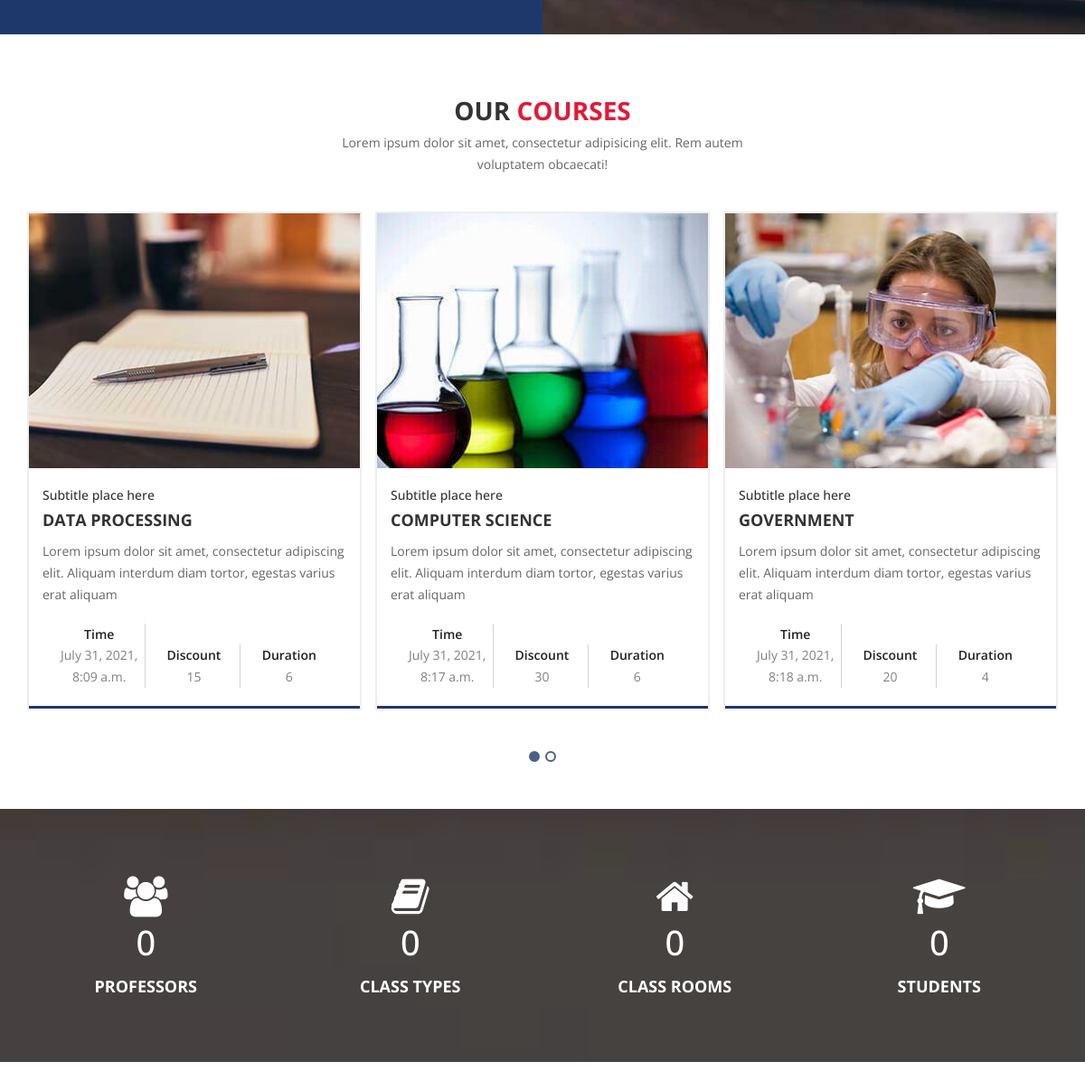
The app's page / (middle part), older data.
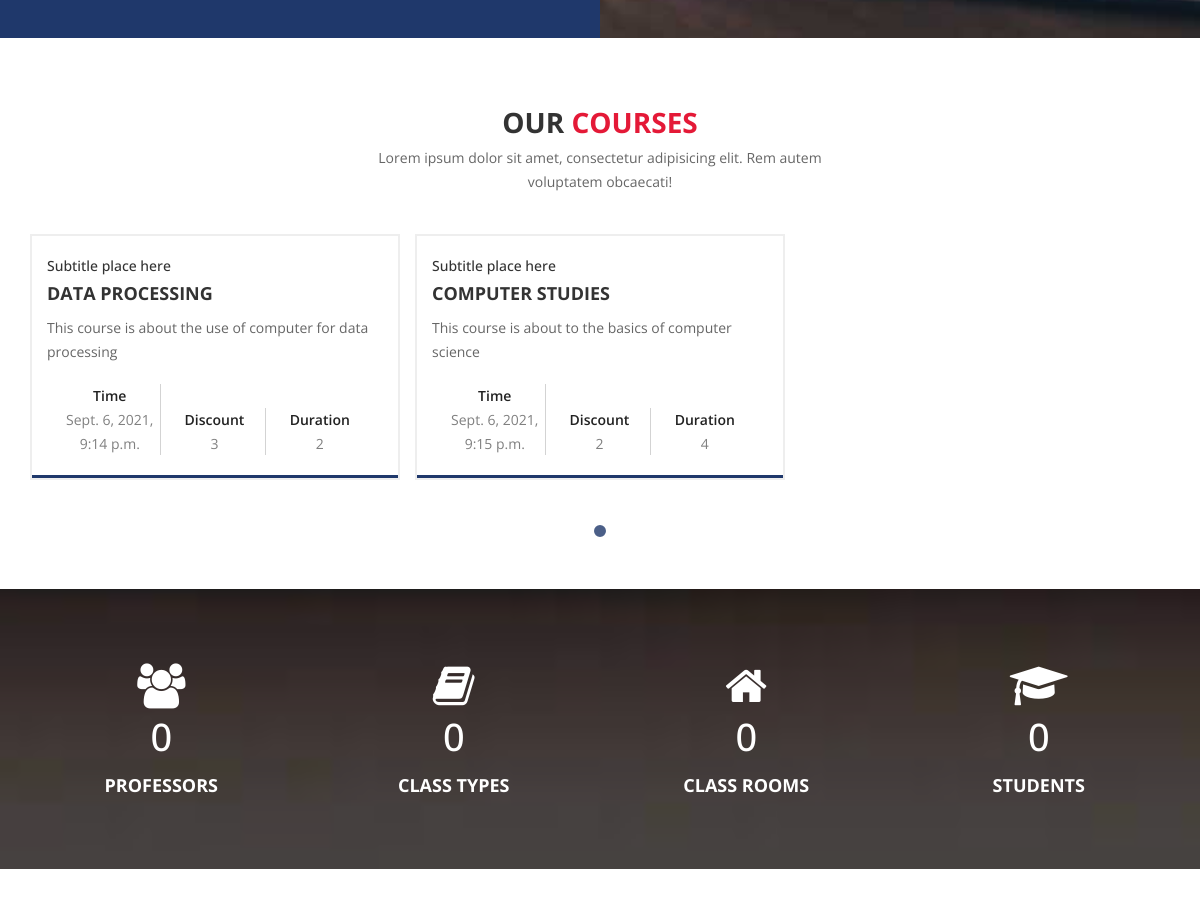
The same page, newer data.
### simplecourse/models.py (models this page shows, shortened)
class Course(models.Model):
    user = models.ForeignKey(
        get_user_model(),
        null=True,
        on_delete=DO_NOTHING
    )
    course_title = models.CharField(max_length=250,verbose_name="COURSE TITLE")
    course_date_created = models.DateTimeField(auto_now_add=True)
    course_image = models.ImageField(upload_to=user_directory_path)
    course_description = models.CharField(max_length=400)
    course_duration = models.IntegerField()
    course_discount = models.IntegerField()
    course_price =  models.IntegerField(default=100)
    def get_absolute_url(self):
        return reverse('course-detail', args=[str(self.id)])

### simplecourse/views/student.py (the view)
# urls.py: path('', student.home ),
def home(request):
    courses = Course.objects.all()
    teachers = Teacher.objects.all()
    students = Student.objects.all()
    return render(request,'home.html',{'courses': courses, 'teachers': teachers,'students': students })

### simplecourse/models.py (called while the page is built)
    def __str__(self):
        return self.user.username

    def get_absolute_url(self):
        return reverse('teacher-detail', args=[str(self.user.id)])

### templates/home.html (shortened to what the changed rows need)
{% extends 'base.html' %}
{% load static %}
{% block maincontent %}
<div class="main-content">
    <section>
        <div class="container pt-70 pb-40">
            <div class="section-title text-center">
                <div class="row">
                    <div class="col-md-8 col-md-offset-2">
                        <h2 class="mt-0 line-height-1 text-center text-uppercase mb-10 text-black-333">Our <span class="text-theme-color-2"> Courses</span></h2>
                    </div>
                </div>
            </div>
            <div class="row multi-row-clearfix">
                <div class="col-md-12">
                    <div class="owl-carousel-3col owl-nav-top" data-dots="true">
                        {% for course in courses %}
                        <div class="item">
                            <div class="project mb-30 border-2px">
                                <div class="thumb">
                                    <img class="img-fullwidth" alt="" src={{ course.course_image.url }}>
                                </div>
                                <div class="project-details p-15 pt-10 pb-10">
                                    <h5 class="font-14 font-weight-500 mb-5">Subtitle place here</h5>
                                    <h4 class="font-weight-700 text-uppercase mt-0"><a href="{{ course.get_absolute_url }}">{{ course.course_title }}</a></h4>
                                    <p>{{ course.course_description }}</p>
                                    <ul class="list-inline project-conditions text-center m-0 p-10">
                                    <li class="current-fund"><strong>Time</strong> {{ course.course_date_created }}</li>
                                    <li class="target-fund"><strong>Discount</strong>{{ course.course_discount }}</li>
                                    <li class="remaining-days"><strong>Duration</strong>{{ course.course_duration }}</li>
                                    </ul>
                                </div>
                            </div>
                        </div>
                        {% endfor %}
                    </div>
                </div>
            </div>
        </div>
    </section>
    <section class="divider parallax layer-overlay" data-bg-img="{% static 'images/bg/bg6.jpg' %}" data-parallax-ratio="0.7">
      <div class="container pt-70 pb-60">
        <div class="row">
          <div class="col-xs-12 col-sm-6 col-md-3 mb-md-50">
            <div class="funfact text-center">
              <h2 data-animation-duration="2000" data-value="50" class="animate-number text-white mt-0 font-38 font-weight-500">0</h2>
            </div>
          </div>
          <div class="col-xs-12 col-sm-6 col-md-3 mb-md-50">
            <div class="funfact text-center">
              <h2 data-animation-duration="2000" data-value="75" class="animate-number text-white mt-0 font-38 font-weight-500">0</h2>
            </div>
          </div>
          <div class="col-xs-12 col-sm-6 col-md-3 mb-md-50">
            <div class="funfact text-center">
              <h2 data-animation-duration="2000" data-value="204" class="animate-number text-white mt-0 font-38 font-weight-500">0</h2>
            </div>
          </div>
          <div class="col-xs-12 col-sm-6 col-md-3 mb-md-50">
            <div class="funfact text-center">
              <h2 data-animation-duration="2000" data-value="2324" class="animate-number text-white mt-0 font-38 font-weight-500">0</h2>
            </div>
          </div>
        </div>
      </div>
    </section>
  </div>
{% endblock %}

Row changes from the older to the newer data that the page shows:
removed Course: course_image (picture), course_title "GOVERNMENT", course_description "Lorem ipsum dolor sit amet, consectetur adipiscing elit. Aliquam interdum diam tortor, egestas varius erat aliquam", course_date_created "July 31, 2021, 8:18 a.m.", course_discount "20", course_duration "4"
changed Course "DATA PROCESSING": course_description "Lorem ipsum dolor sit amet, consectetur adipiscing elit. Aliquam interdum diam tortor, egestas varius erat aliquam" → "This course is about the use of computer for data processing"; course_date_created "July 31, 2021, 8:09 a.m." → "Sept. 6, 2021, 9:14 p.m."; course_discount "15" → "3"; course_duration "6" → "2"; course_image: picture removed
changed Course: course_title "COMPUTER SCIENCE" → "COMPUTER STUDIES"; course_description "Lorem ipsum dolor sit amet, consectetur adipiscing elit. Aliquam interdum diam tortor, egestas varius erat aliquam" → "This course is about to the basics of computer science"; course_date_created "July 31, 2021, 8:17 a.m." → "Sept. 6, 2021, 9:15 p.m."; course_discount "30" → "2"; course_duration "6" → "4"; course_image: picture removed
